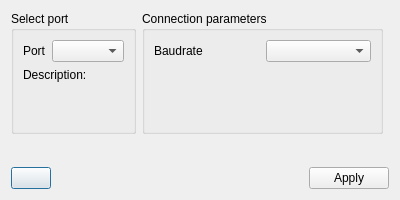
<?xml version="1.0" encoding="UTF-8"?>
<ui version="4.0">
 <class>connectionDialog</class>
 <widget class="QDialog" name="connectionDialog">
  <property name="geometry">
   <rect>
    <x>0</x>
    <y>0</y>
    <width>400</width>
    <height>200</height>
   </rect>
  </property>
  <property name="sizePolicy">
   <sizepolicy hsizetype="Preferred" vsizetype="Preferred">
    <horstretch>0</horstretch>
    <verstretch>0</verstretch>
   </sizepolicy>
  </property>
  <property name="windowTitle">
   <string>Connection settings</string>
  </property>
  <property name="sizeGripEnabled">
   <bool>false</bool>
  </property>
  <layout class="QGridLayout" name="gridLayout_3">
   <item row="2" column="0" colspan="3">
    <layout class="QHBoxLayout" name="horizontalLayout">
     <item>
      <widget class="QPushButton" name="realoadButton">
       <property name="text">
        <string/>
       </property>
       <property name="icon">
        <iconset>
         <normalon>:/images/reload.png</normalon>
        </iconset>
       </property>
       <property name="iconSize">
        <size>
         <width>30</width>
         <height>30</height>
        </size>
       </property>
      </widget>
     </item>
     <item>
      <spacer name="horizontalSpacer">
       <property name="orientation">
        <enum>Qt::Horizontal</enum>
       </property>
       <property name="sizeHint" stdset="0">
        <size>
         <width>240</width>
         <height>20</height>
        </size>
       </property>
      </spacer>
     </item>
     <item>
      <widget class="QPushButton" name="applyButton">
       <property name="text">
        <string>Apply</string>
       </property>
      </widget>
     </item>
    </layout>
   </item>
   <item row="0" column="0" alignment="Qt::AlignLeft|Qt::AlignTop">
    <widget class="QGroupBox" name="groupBox">
     <property name="sizePolicy">
      <sizepolicy hsizetype="MinimumExpanding" vsizetype="MinimumExpanding">
       <horstretch>0</horstretch>
       <verstretch>0</verstretch>
      </sizepolicy>
     </property>
     <property name="title">
      <string>Select port</string>
     </property>
     <layout class="QGridLayout" name="gridLayout">
      <item row="1" column="0" colspan="2">
       <widget class="QLabel" name="descriptionLabel">
        <property name="sizePolicy">
         <sizepolicy hsizetype="Expanding" vsizetype="Preferred">
          <horstretch>0</horstretch>
          <verstretch>0</verstretch>
         </sizepolicy>
        </property>
        <property name="text">
         <string>Description:</string>
        </property>
       </widget>
      </item>
      <item row="0" column="1">
       <widget class="QComboBox" name="portBox">
        <property name="sizePolicy">
         <sizepolicy hsizetype="Preferred" vsizetype="Preferred">
          <horstretch>0</horstretch>
          <verstretch>0</verstretch>
         </sizepolicy>
        </property>
       </widget>
      </item>
      <item row="0" column="0">
       <widget class="QLabel" name="labelPort">
        <property name="text">
         <string>Port</string>
        </property>
       </widget>
      </item>
      <item row="2" column="0" colspan="2">
       <spacer name="verticalSpacer_3">
        <property name="orientation">
         <enum>Qt::Vertical</enum>
        </property>
        <property name="sizeHint" stdset="0">
         <size>
          <width>20</width>
          <height>40</height>
         </size>
        </property>
       </spacer>
      </item>
     </layout>
    </widget>
   </item>
   <item row="0" column="1">
    <widget class="QGroupBox" name="groupBox_2">
     <property name="sizePolicy">
      <sizepolicy hsizetype="MinimumExpanding" vsizetype="MinimumExpanding">
       <horstretch>0</horstretch>
       <verstretch>0</verstretch>
      </sizepolicy>
     </property>
     <property name="title">
      <string>Connection parameters</string>
     </property>
     <layout class="QGridLayout" name="gridLayout_2">
      <item row="0" column="1">
       <widget class="QComboBox" name="baudrateBox">
        <property name="sizePolicy">
         <sizepolicy hsizetype="Preferred" vsizetype="Preferred">
          <horstretch>0</horstretch>
          <verstretch>0</verstretch>
         </sizepolicy>
        </property>
       </widget>
      </item>
      <item row="0" column="0">
       <widget class="QLabel" name="labelBaudrate">
        <property name="text">
         <string>Baudrate</string>
        </property>
       </widget>
      </item>
      <item row="1" column="0" colspan="2">
       <spacer name="verticalSpacer_2">
        <property name="orientation">
         <enum>Qt::Vertical</enum>
        </property>
        <property name="sizeHint" stdset="0">
         <size>
          <width>20</width>
          <height>40</height>
         </size>
        </property>
       </spacer>
      </item>
     </layout>
    </widget>
   </item>
   <item row="1" column="0" colspan="2">
    <spacer name="verticalSpacer">
     <property name="orientation">
      <enum>Qt::Vertical</enum>
     </property>
     <property name="sizeHint" stdset="0">
      <size>
       <width>20</width>
       <height>40</height>
      </size>
     </property>
    </spacer>
   </item>
  </layout>
 </widget>
 <resources/>
 <connections/>
</ui>
